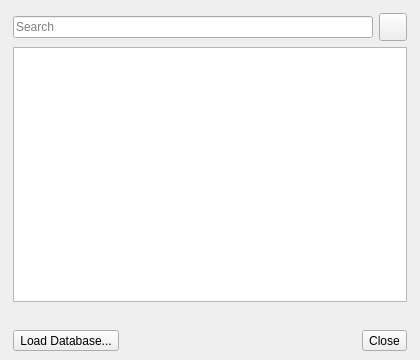
<?xml version="1.0" encoding="UTF-8"?>
<ui version="4.0">
 <class>MonomerDatabasePopup</class>
 <widget class="QWidget" name="MonomerDatabasePopup">
  <property name="geometry">
   <rect>
    <x>0</x>
    <y>0</y>
    <width>420</width>
    <height>360</height>
   </rect>
  </property>
  <property name="windowTitle">
   <string>Monomer Database</string>
  </property>
  <layout class="QVBoxLayout" name="main_layout">
   <property name="spacing">
    <number>0</number>
   </property>
   <property name="leftMargin">
    <number>1</number>
   </property>
   <property name="topMargin">
    <number>1</number>
   </property>
   <property name="rightMargin">
    <number>1</number>
   </property>
   <property name="bottomMargin">
    <number>1</number>
   </property>
   <item>
    <layout class="QVBoxLayout" name="content_layout">
     <property name="spacing">
      <number>8</number>
     </property>
     <property name="leftMargin">
      <number>12</number>
     </property>
     <property name="topMargin">
      <number>12</number>
     </property>
     <property name="rightMargin">
      <number>12</number>
     </property>
     <property name="bottomMargin">
      <number>8</number>
     </property>
     <item>
      <layout class="QHBoxLayout" name="body_layout">
       <property name="spacing">
        <number>12</number>
       </property>
       <item>
        <layout class="QVBoxLayout" name="table_layout">
         <property name="spacing">
          <number>6</number>
         </property>
         <item>
          <layout class="QHBoxLayout" name="search_layout">
           <property name="spacing">
            <number>6</number>
           </property>
           <item>
            <widget class="QLineEdit" name="monomer_db_search_le">
             <property name="placeholderText">
              <string>Search</string>
             </property>
             <property name="clearButtonEnabled">
              <bool>true</bool>
             </property>
            </widget>
           </item>
           <item>
            <widget class="QToolButton" name="monomer_db_filter_btn">
             <property name="minimumSize">
              <size>
               <width>28</width>
               <height>28</height>
              </size>
             </property>
             <property name="maximumSize">
              <size>
               <width>28</width>
               <height>28</height>
              </size>
             </property>
             <property name="toolTip">
              <string>Filter the monomers</string>
             </property>
            </widget>
           </item>
          </layout>
         </item>
         <item>
          <widget class="schrodinger::sketcher::MonomerDatabaseTableView" name="monomer_db_table">
           <property name="sizePolicy">
            <sizepolicy hsizetype="Expanding" vsizetype="Expanding">
             <horstretch>0</horstretch>
             <verstretch>0</verstretch>
            </sizepolicy>
           </property>
           <property name="minimumSize">
            <size>
             <width>380</width>
             <height>0</height>
            </size>
           </property>
          </widget>
         </item>
         <item>
          <widget class="QLabel" name="monomer_db_match_count_lbl">
           <property name="alignment">
            <set>Qt::AlignmentFlag::AlignRight|Qt::AlignmentFlag::AlignVCenter</set>
           </property>
          </widget>
         </item>
        </layout>
       </item>
       <item>
        <layout class="QVBoxLayout" name="preview_layout"/>
       </item>
      </layout>
     </item>
     <item>
      <layout class="QHBoxLayout" name="bottom_layout">
       <item>
        <widget class="QToolButton" name="monomer_db_load_link">
         <property name="toolTip">
          <string>Load custom monomers from a JSON file</string>
         </property>
         <property name="text">
          <string>Load Database...</string>
         </property>
        </widget>
       </item>
       <item>
        <spacer name="bottom_spacer">
         <property name="orientation">
          <enum>Qt::Orientation::Horizontal</enum>
         </property>
         <property name="sizeHint" stdset="0">
          <size>
           <width>0</width>
           <height>0</height>
          </size>
         </property>
        </spacer>
       </item>
       <item>
        <widget class="QToolButton" name="monomer_db_close_link">
         <property name="text">
          <string>Close</string>
         </property>
        </widget>
       </item>
      </layout>
     </item>
    </layout>
   </item>
  </layout>
 </widget>
 <tabstops>
  <tabstop>monomer_db_search_le</tabstop>
  <tabstop>monomer_db_table</tabstop>
  <tabstop>monomer_db_filter_btn</tabstop>
  <tabstop>monomer_db_load_link</tabstop>
  <tabstop>monomer_db_close_link</tabstop>
 </tabstops>
 <customwidgets>
  <customwidget>
   <class>schrodinger::sketcher::MonomerDatabaseTableView</class>
   <extends>QTableView</extends>
   <header>schrodinger/sketcher/widget/monomer_database_table_view.h</header>
  </customwidget>
 </customwidgets>
 <resources/>
 <connections/>
</ui>
